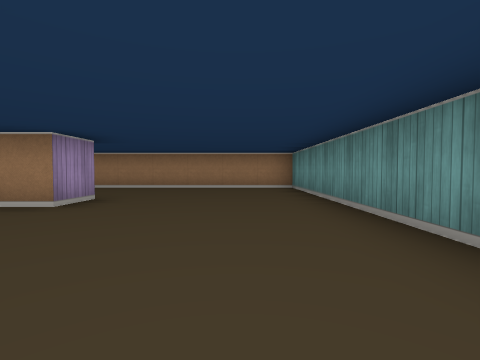
view 1 (above)

17 first-person views from a walk through a cub3D level. The camera is about half as high as the walls, tilts 2° down and sees 85° across. The floor is counted in squares. Each view is taken from the middle of a square. On the plan, view 1 faces up. The plan holds only what a view shows up to about 9 squares ahead; the rest is blank.

view 2
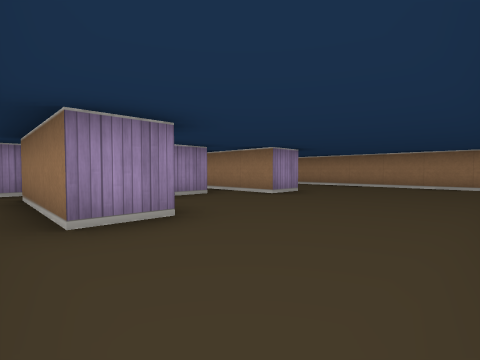

view 3
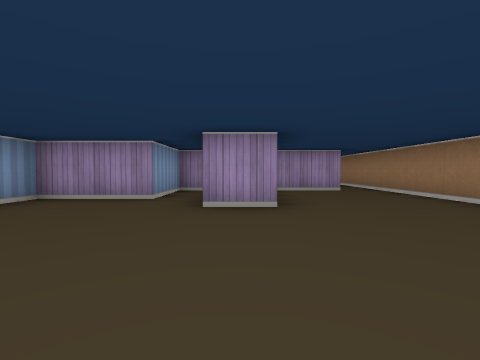

view 4
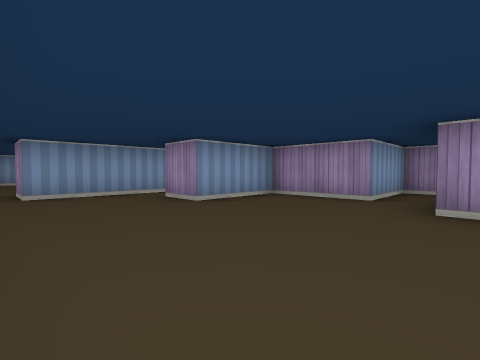

view 5
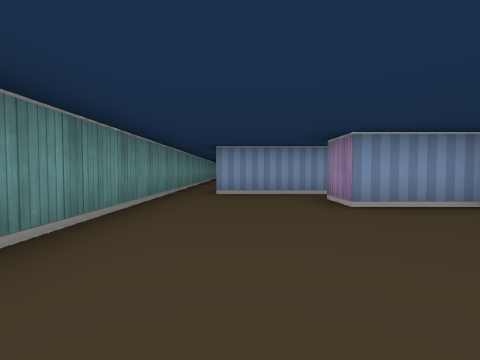

view 6
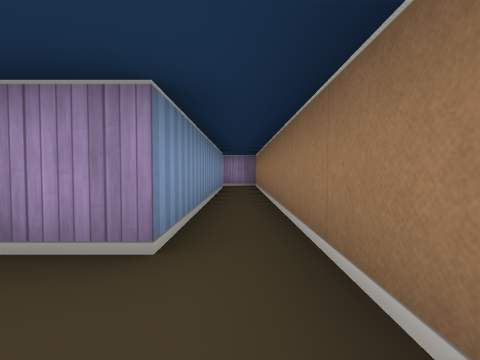

view 7
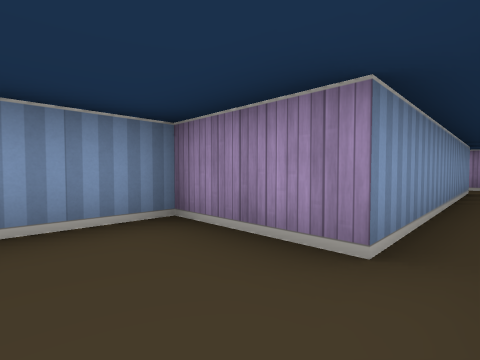

view 8
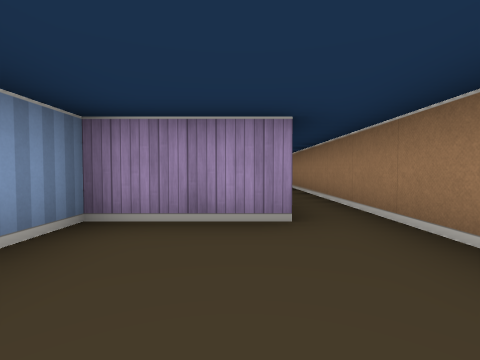

view 9
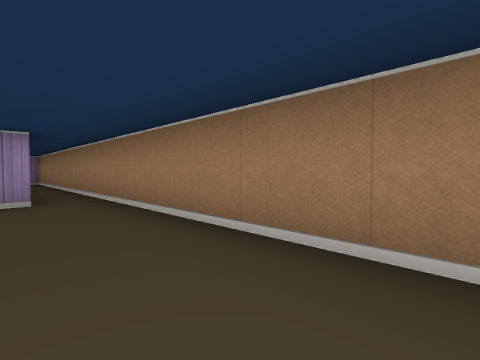

view 10
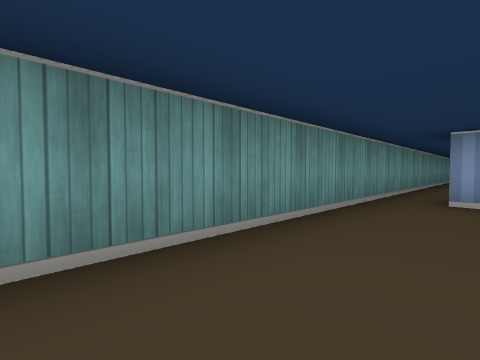

view 11
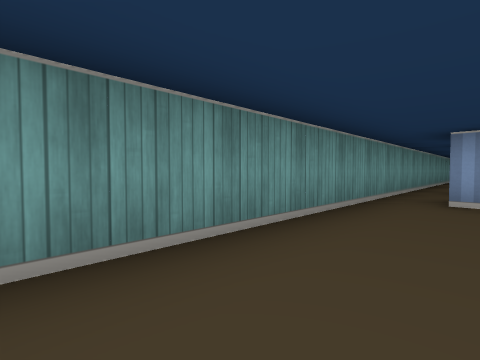

view 12
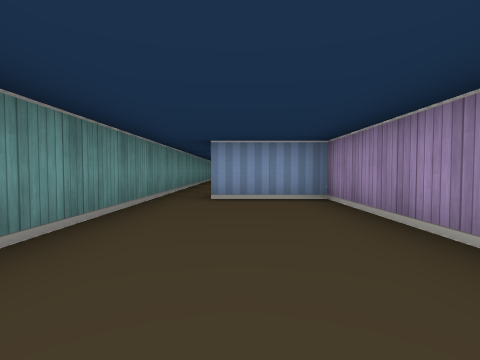

view 13
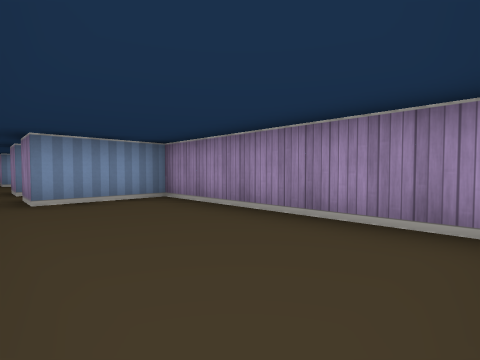

view 14
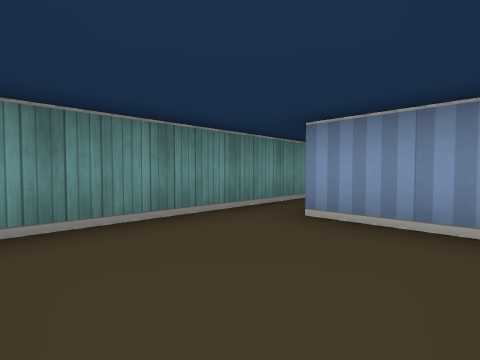

view 15
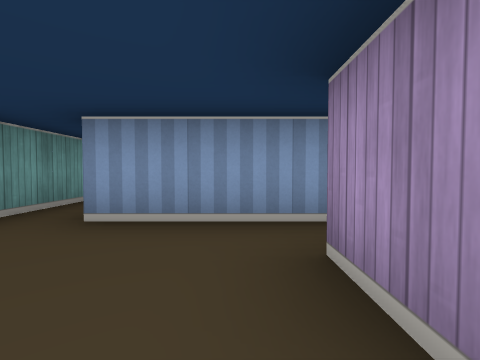

view 16
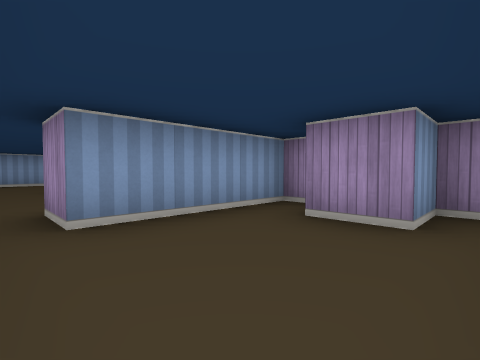

view 17
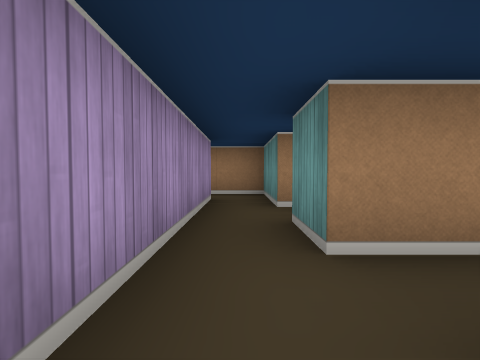

### Floor plan
Ten units are one square. View 1 is at (0, 0); x grows to the right and y downward. Boxes are objects, and circles mark ways between rooms. Rooms are numbered by the first view taken in them; rooms with no view inside come last. Other rooms are left out.
<svg viewBox="-130 -81 150 238">
<path fill="none" stroke="#000" d="M-25 -46 -25 -35 -48 -35M-55 -31 -55 -25 -35 -25 -35 -5 -15 -5 -15 5 -25 5M-21 15 5 15 5 25M15 25 15 -75 -122 -75M-115 -65 -55 -65 -55 -45 -40 -45M-125 -76 -125 -64M-15 30 -15 75 5 75 5 85M15 85 15 25M-15 115 -15 125M-25 130 -25 135 5 135 5 145M15 152 15 105M-35 25 -45 25 -45 15M-55 5 -55 35M-25 5 -45 5M-55 -5 -55 5M-45 5 -45 -15 -56 -15"/>
<circle cx="10" cy="20" r="3" fill="#2a7"/>
<circle cx="-20" cy="10" r="3" fill="#2a7"/>
<circle cx="-50" cy="0" r="3" fill="#2a7"/>
<text x="-20" y="-40">1</text>
<text x="0" y="50">2</text>
<text x="0" y="120">3</text>
<text x="-40" y="30">4</text>
<text x="-50" y="-10">5</text>
</svg>
Room 1 opens to room 2. Room 1 opens to room 4. Room 4 opens to room 5.

Where each view was taken, in squares from view 1:
view 1: 0 up, 0 right, facing up
view 2: 1 down, 1 right, facing up-left
view 3: 4 up, 1 right, facing left
view 4: 4 up, 1 right, facing down-left
view 5: 4 up, 0 right, facing down
view 6: 7 up, 4 left, facing left
view 7: 7 up, 4 left, facing down-left
view 8: 6 up, 3 left, facing left
view 9: 6 up, 1 left, facing up-left
view 10: 3 up, 0 right, facing down-right
view 11: 3 down, 0 right, facing down-right
view 12: 3 down, 0 right, facing down
view 13: 3 down, 1 right, facing down-left
view 14: 11 down, 1 left, facing down-right
view 15: 11 down, 1 left, facing down
view 16: 11 down, 1 right, facing down-left
view 17: 4 down, 5 left, facing up
